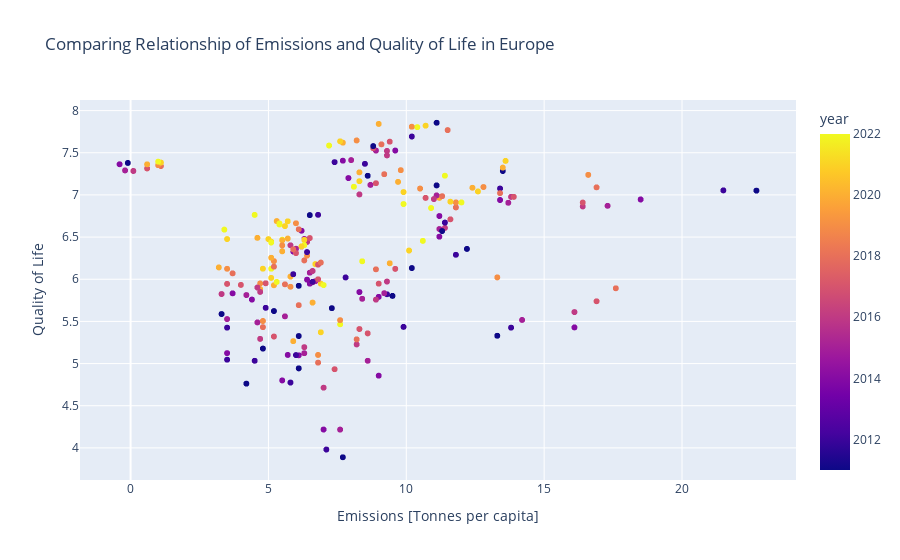

Source (notebook cell):
### Code cell
fig = px.scatter(
    combined,
    x='environment',
    y='qol',
    color='year',
    opacity=0.5,
    labels={'environment': 'Emissions [Tonnes per capita]', 'qol': 'Quality of Life'},
    title='Comparing Relationship of Emissions and Quality of Life in Europe',
    hover_data=['country', 'year']
)

fig.show()

### Figure 1 — Plotly figure (JSON) as saved in the notebook; plotly's stock layout.template omitted (floating-point values rounded to 4 significant figures; data arrays with more than 128 entries replaced by an {"elided": "..."} marker saying what was removed)
{"data": [{"customdata": {"elided": "4760x2 mixed values"}, "hovertemplate": "Emissions [Tonnes per capita]=%{x}<br>Quality of Life=%{y}<br>country=%{customdata[0]}<br>year=%{marker.color}<extra></extra>", "legendgroup": "", "marker": {"color": {"elided": "4760 int values"}, "coloraxis": "coloraxis", "opacity": 0.5, "symbol": "circle"}, "mode": "markers", "name": "", "showlegend": false, "type": "scattergl", "x": {"elided": "4760 float values"}, "xaxis": "x", "y": {"elided": "4760 float values"}, "yaxis": "y"}], "layout": {"coloraxis": {"colorbar": {"title": {"text": "year"}}, "colorscale": [[0, "#0d0887"], [0.1111, "#46039f"], [0.2222, "#7201a8"], [0.3333, "#9c179e"], [0.4444, "#bd3786"], [0.5556, "#d8576b"], [0.6667, "#ed7953"], [0.7778, "#fb9f3a"], [0.8889, "#fdca26"], [1, "#f0f921"]]}, "legend": {"tracegroupgap": 0}, "title": {"text": "Comparing Relationship of Emissions and Quality of Life in Europe"}, "xaxis": {"anchor": "y", "domain": [0, 1], "title": {"text": "Emissions [Tonnes per capita]"}}, "yaxis": {"anchor": "x", "domain": [0, 1], "title": {"text": "Quality of Life"}}}}
